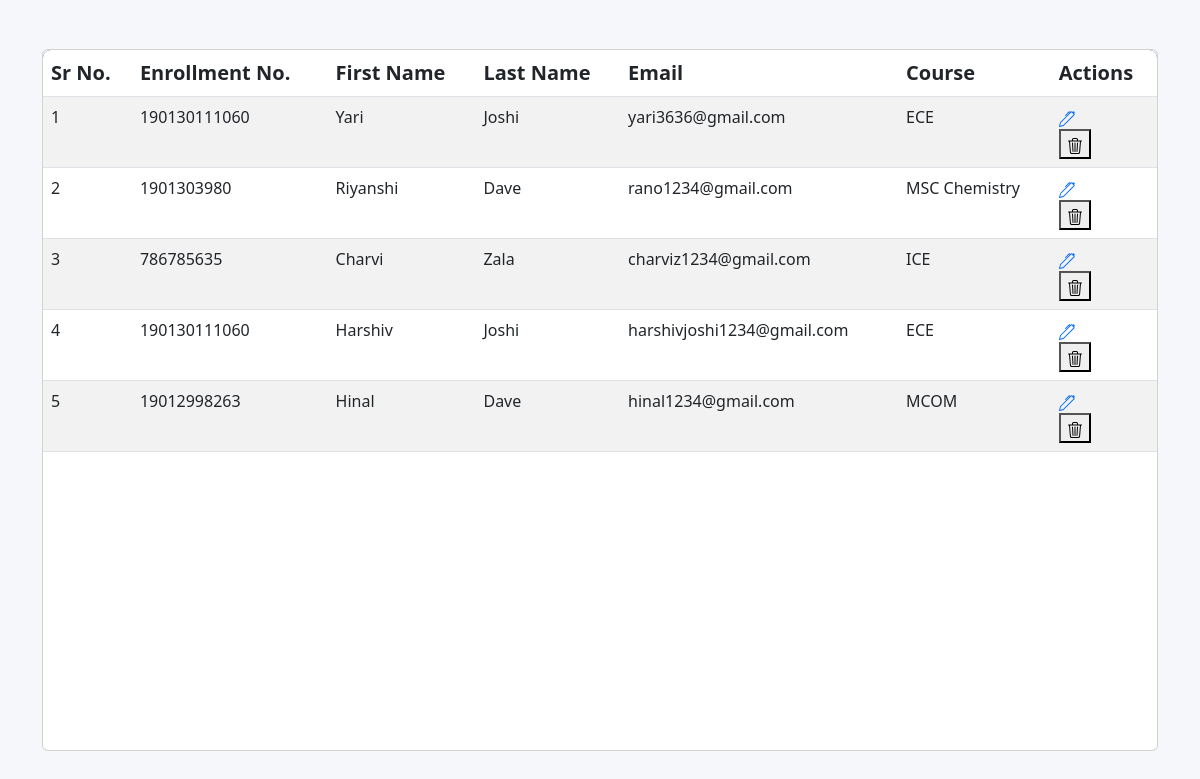
Screenshot of /table/ with the database file from the repository.
### myappf/models.py (models this page shows, shortened)
class Student(models.Model):
    id = models.AutoField
    first_name = models.CharField(max_length= 200)
    last_name = models.CharField(max_length= 200,default="")
    father_name = models.CharField(max_length= 200,default="")
    mother_name = models.CharField(max_length= 200,default="")
    address = models.CharField(max_length= 2000,default="")
    gender = models.CharField(max_length= 200,default="")
    state = models.CharField(max_length= 200,default="")
    city = models.CharField(max_length= 200,default="")
    date_of_birth = models.CharField(max_length=50 ,default="")
    enrollment = models.IntegerField(default=0)
    course = models.CharField(max_length= 200,default="")
    email = models.CharField(max_length= 200,default="")

### myappf/views.py (the view)
# urls.py: path('table/',views.table,name="table"),
def table(request):
    student = Student.objects.all()
    return render(request,'myappf/table.html',{'students':student})

### myappf/templates/myappf/table.html (shortened to what this page needs)
<!doctype html>
<html lang="en">
  <head>
    <link href="https://cdn.jsdelivr.net/npm/bootstrap@5.3.0-alpha1/dist/css/bootstrap.min.css" rel="stylesheet">
  </head>
  <body>
    <section class="intro">
        <div class="bg-image h-100" style="background-color: #f5f7fa;">
          <div class="mask d-flex align-items-center h-100">
            <div class="container">
              <div class="row justify-content-center">
                <div class="col-12">
                  <div class="card">
                    <div class="card-body p-0">
                      <div class="table-responsive table-scroll" data-mdb-perfect-scrollbar="true" style="position: relative; height: 700px">
                        <table class="table table-striped mb-0">
                          <thead style="background-color: #002d72;">
                            <tr>
                              <th scope="col">Sr No.</th>
                              <th scope="col">Enrollment No.</th>
                              <th scope="col">First Name</th>
                              <th scope="col">Last Name</th>
                              <th scope="col">Email</th>
                              <th scope="col">Course</th>
                              <th scope="col">Actions</th>
                            </tr>
                          </thead>
                          <tbody>
                            {% for i in students %}
                            <tr>
                              <td>{{forloop.counter}}</td>
                              <td>{{ i.enrollment}}</td>
                              <td>{{ i.first_name}}</td>
                              <td> {{ i.last_name }} </td>
                              <td>{{ i.email }}</td>
                              <td>{{ i.course }}</td>
                              <td><a href="{% url 'edit_student' i.id%}"></a>
                              <form action="{% url 'delete_student' i.id %}" method="post">
                                <button type="submit"></button>
                              </form>
                            </td>
                            </tr>
                            {% endfor %}
                          </tbody>
                        </table>
                      </div>
                    </div>
                  </div>
                </div>
              </div>
            </div>
          </div>
        </div>
      </section>
  </body>
</html>

### myappf/templates/myappf/table.html (style rules this page uses)
html, body, .intro { height: 100%; }
table td, table th { text-overflow: ellipsis; white-space: nowrap; overflow: hidden; }
thead th { color: #fff; }
.card { border-radius: .5rem; }
.table-scroll { border-radius: .5rem; }
.table-scroll table thead th { font-size: 1.25rem; }
thead { top: 0; position: sticky; }

### rows the page displays
Student: enrollment "190130111060", first_name "Yari", last_name "Joshi", email "yari3636@gmail.com", course "ECE"
Student: enrollment "1901303980", first_name "Riyanshi", last_name "Dave", email "rano1234@gmail.com", course "MSC Chemistry"
Student: enrollment "786785635", first_name "Charvi", last_name "Zala", email "charviz1234@gmail.com", course "ICE"
Student: enrollment "190130111060", first_name "Harshiv", last_name "Joshi", email "harshivjoshi1234@gmail.com", course "ECE"
Student: enrollment "19012998263", first_name "Hinal", last_name "Dave", email "hinal1234@gmail.com", course "MCOM"
